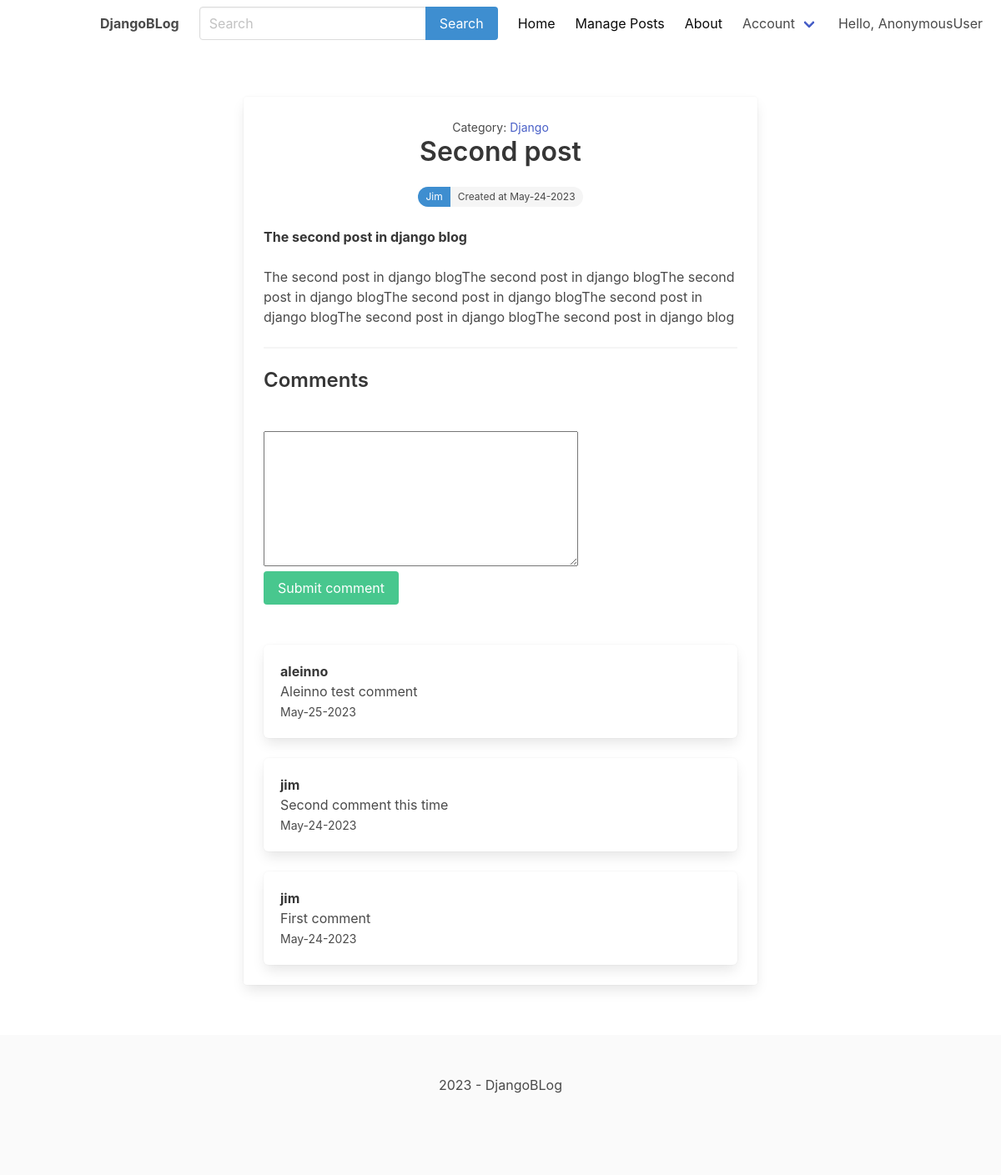
The page /django/second-post/ on the database its author committed.
### blog/models.py (models this page shows, shortened)
class Post(models.Model):
    ACTIVE = 'active'
    DRAFT = 'draft'
    CHOICES_STATUS = (
        (ACTIVE, 'Active'),
        (DRAFT, 'Draft'),
    )
    author = models.ForeignKey('auth.User', on_delete=models.CASCADE, related_name='posts', null=True)
    category = models.ForeignKey(Category, on_delete=models.CASCADE, related_name='posts', null=True)
    title = models.CharField(max_length=200)
    intro = models.CharField(max_length=200)
    slug = models.SlugField(max_length=200, unique=True)
    body = models.TextField(max_length=800)
    updated = models.DateTimeField(auto_now=True)
    created = models.DateTimeField(auto_now_add=True)
    status = models.CharField(max_length=10, choices=CHOICES_STATUS, default=DRAFT)
    class Meta:
        ordering = ['-updated', '-created']

class Category(models.Model):
    name = models.CharField(max_length=200)
    slug = models.SlugField(max_length=200, unique=True)
    class Meta:
        ordering = ['name']
    def __str__(self):
        return self.name

class Comment(models.Model):
    post = models.ForeignKey(Post, on_delete=models.CASCADE, related_name='comments', null=True)
    name = models.CharField(max_length=200)
    body = models.TextField(max_length=800)
    created = models.DateTimeField(auto_now_add=True)
    class Meta:
        ordering = ['-created']

### blog/views.py (the view)
# urls.py: path('<slug:category_slug>/<slug:slug>/', views.detail, name='post_detail'),
def detail(request, category_slug, slug):
    if request.user.is_authenticated is False:
        post = get_object_or_404(Post, slug=slug, status=Post.ACTIVE)
    else:
        post = get_object_or_404(Post, slug=slug)
    if request.method == 'POST' and request.user.is_authenticated:
        form = CommentForm(request.POST)
        if form.is_valid():
            comment = form.save(commit=False)
            comment.post = post
            comment.save()
        else:
            form = CommentForm()
    else:
        if request.method == 'POST' and request.user.is_authenticated is False:
            return redirect('loginPage')
    form = CommentForm()
    return render(request, 'blog/detail.html', {'post': post, 'form': form})

### blog/forms.py
class CommentForm(forms.ModelForm):
    class Meta:
        model = Comment
        fields = ('name', 'body')

### blog/templates/blog/detail.html (shortened to what this page needs)
{% extends 'main.html' %}
{% block content %}
    <div class="container">
        <section class="articles">
            <div class="column is-8 is-offset-2">
                <div class="card article">
                    <div class="card-content">
                        <div class="media">
                            <div class="media-content has-text-centered">
                                <div>
                                    <p><small>Category: <a
                                            href="{% url 'category_detail' post.category.slug %}">{{ post.category }}</a></small>
                                    </p>
                                </div>
                                <p class="title article-title">{{ post.title }}</p>
                                <div class="tags has-addons level-item">
                                    <span class="tag is-rounded is-info">{{ post.author }}</span>
                                    <span class="tag is-rounded">Created at {{ post.created|date:'M-d-Y' }}</span>
                                </div>
                            </div>
                        </div>
                        <div class="content article-intro">
                            <strong>{{ post.intro }}</strong>
                        </div>
                        <div class="content article-body">
                            {{ post.body|safe }}
                        </div>
                        <hr>
                        <div class="content article-comments">
                            <h2 class="subtitle is-4">Comments</h2>
                            <form method="post" class="mb-6">
                                <label>
                                </label>
                                <br>
                                {{ form.body }}
                                <div class="field">
                                    <div class="control">
                                        <button class="button is-success">Submit comment</button>
                                    </div>
                                </div>
                            </form>
                        </div>
                        {% for comment in post.comments.all %}
                            <div class="box">
                                <article class="media">
                                    <div class="media-content">
                                        <div class="content">
                                            <p>
                                                <strong>{{ comment.name }}</strong>
                                                <br>
                                                {{ comment.body }}
                                                <br>
                                                <small>{{ comment.created|date:'M-d-Y' }}
                                                </small>
                                            </p>
                                        </div>
                                    </div>
                                </article>
                            </div>
                        {% endfor %}
                    </div>
                </div>
            </div>
        </section>
    </div>
{% endblock %}

### rows shown on the page
Post: category "Django", title "Second post", author "Jim", created "May-24-2023", intro "The second post in django blog", body "The second post in django blogThe second post in django blogThe second post in django blogThe second post in django blogThe second post in django blogThe second post in django blogThe second post in django blog"
Comment: name "aleinno", body "Aleinno test comment", created "May-25-2023"
Comment: name "jim", body "Second comment this time", created "May-24-2023"
Comment: name "jim", body "First comment", created "May-24-2023"

### other values the page prints
{{ request.user }} "AnonymousUser"
